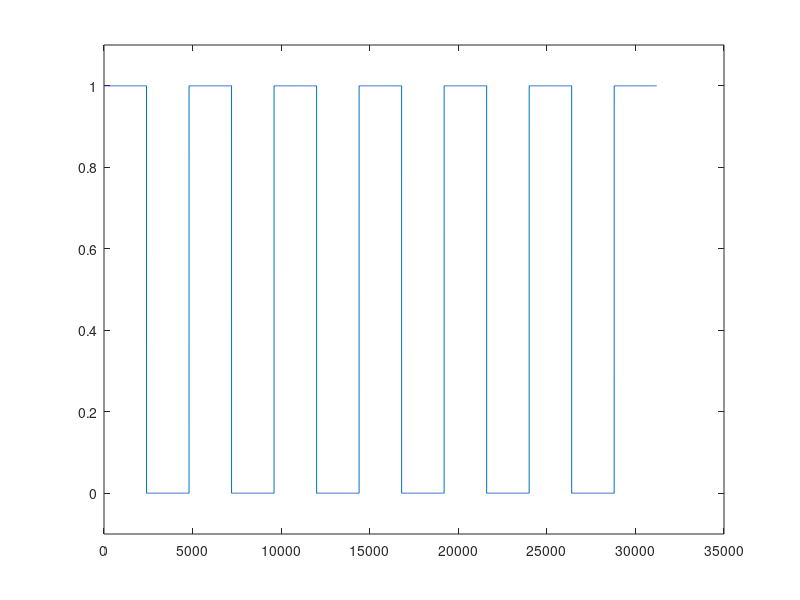

MATLAB code to generate this figure:
% Make covariates for 312s runs
dt = 0.01;
t = 0:dt:312-dt;

f = 1/48;
squareWave = square(2*pi*1/48*t);

% Rectify the square wave
squareWave(squareWave < 0) = 0;
plot(squareWave)

% Delete the first 'ON' part since we through that away

ylim([-0.1 1.1]);

% How many periods are there?
t1 = 0:48:312
x1 = ones(1, length(t1))
cov = [t1' 24*x1' x1'] ;

dlmwrite('ON_sustained.csv', cov, '\t');

% Make the delta functions
t2 = t1;
x2 = x1;
cov = [t2' 0.1*x2' x2'] ;
dlmwrite('ON_transient.csv', cov, '\t');

% Make the delta functions
t3 = 24:48:311
x3 = ones(1, length(t3))
cov = [t3' 0.1*x3' x3'] ;
dlmwrite('OFF_transient.csv', cov, '\t');

% Throaway
%cov = [0 24 1];
%dlmwrite('ON_first.csv', cov, '\t');